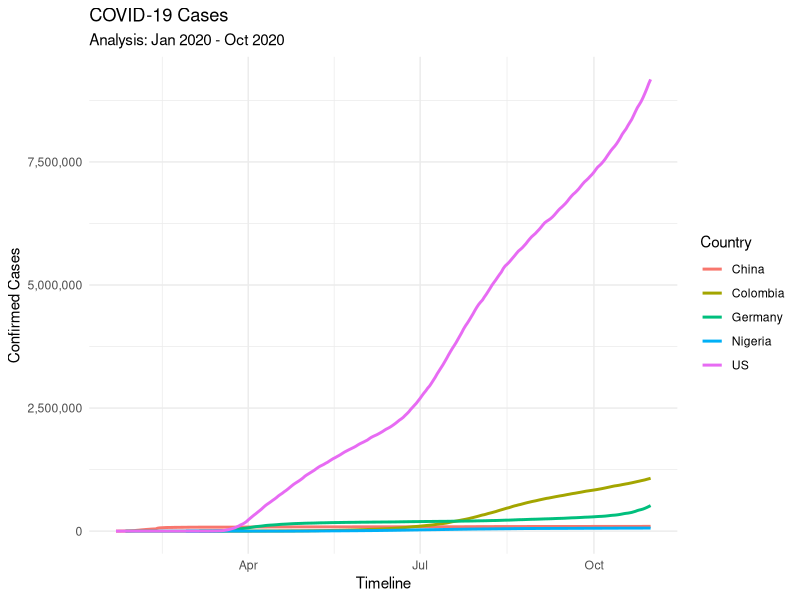
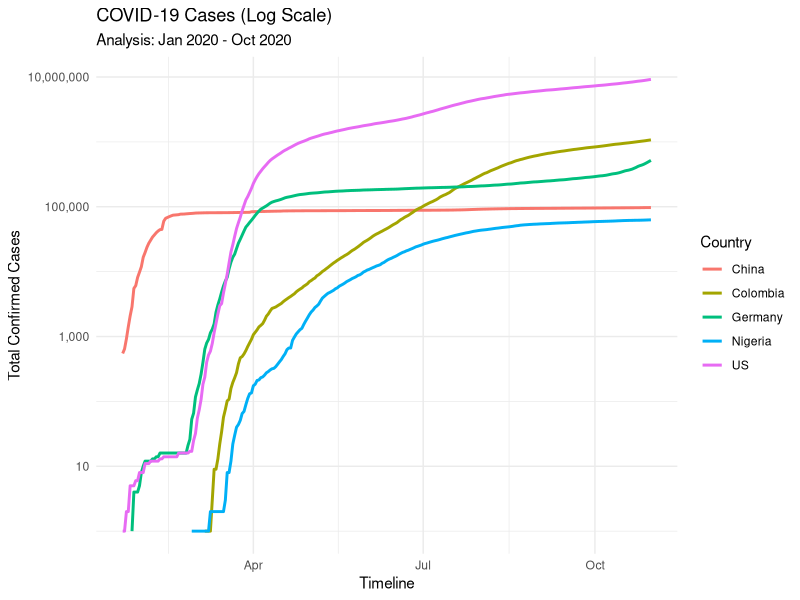
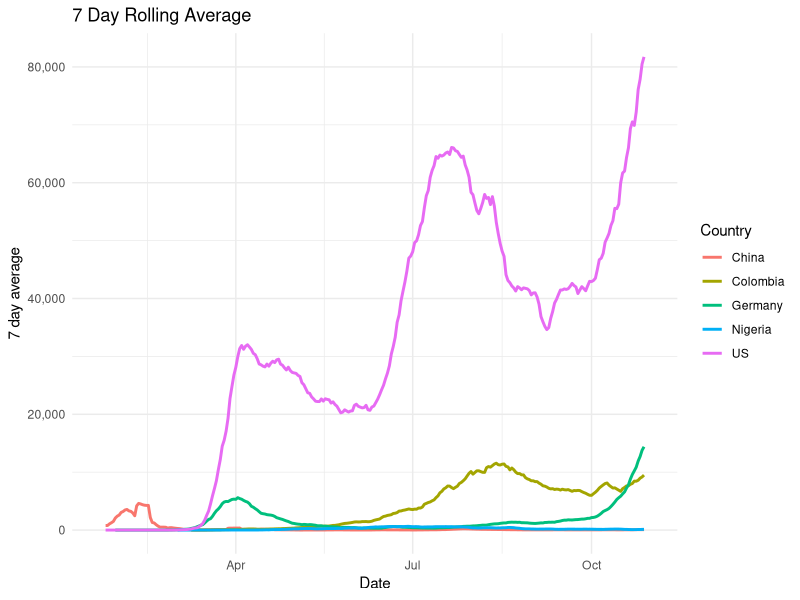
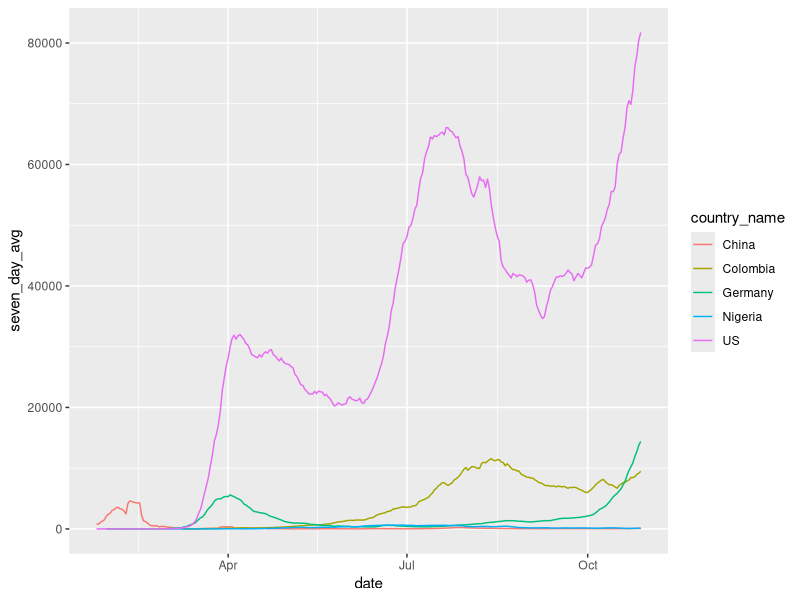

Here is the R script that generated these plots, in order:
# COVID-19 Cases Analysis
# Load library 
library(tidyverse)  
library(lubridate)  
library(scales)     
library(zoo)        

# Load data
raw_data <- read.csv("data.csv", header = TRUE, sep = ',')

# Answer Of Question One
df <- raw_data %>%
  pivot_longer(cols = starts_with("X"), names_to = "date", values_to = "cases") %>%
  mutate(date = mdy(gsub("\\.", "/", sub("^X", "", date)))) %>%
  filter(date >= as.Date("2020-01-22") & date <= as.Date("2020-10-31"))

head(df)

# Answer Of Question Two
new_df<- df %>%
  mutate(cases = as.numeric(cases)) %>%
  group_by(Country.Region, date) %>%
  summarize(total_cases = sum(cases, na.rm = TRUE), .groups = "drop") %>%
  rename(country_name = Country.Region)

head(new_df)

# Answer Of Question Three
selected_countries <- c("China", "Colombia", "Germany", "Nigeria", "US")

selected_countries_df <- new_df %>%
  filter(country_name %in% selected_countries) %>%
  filter(!is.na(total_cases) & total_cases > 0)

p <- ggplot(selected_countries_df, aes(x = date, y = total_cases, color = country_name)) +
  geom_line(linewidth = 1) + 
  scale_y_continuous(labels = comma) + 
  labs(title = "COVID-19 Cases", subtitle = "Analysis: Jan 2020 - Oct 2020", x = "Timeline", y = "Confirmed Cases", color = "Country") + theme_minimal()

print(p)

# Answer Of Question Four
p_log <- ggplot(selected_countries_df, aes(x = date, y = total_cases, color = country_name)) +
  geom_line(linewidth = 1) + 
  scale_y_log10(labels = comma) + 
  labs(
    title = "COVID-19 Cases (Log Scale)",
    subtitle = "Analysis: Jan 2020 - Oct 2020",
    x = "Timeline",
    y = "Total Confirmed Cases",
    color = "Country"
  ) + 
  theme_minimal()

print(p_log)

# Answer Of Question Five
selected_countries_df <- selected_countries_df %>%
  arrange(country_name, date) %>%
  group_by(country_name) %>%
  mutate(
    total_cases = cummax(total_cases),
    new_cases = total_cases - lag(total_cases),
    new_cases = ifelse(is.na(new_cases), total_cases, new_cases)
  ) %>%
  ungroup()

head(selected_countries_df)

# Answer Of Question Six
selected_countries_df <- selected_countries_df %>%
  group_by(country_name) %>%
  arrange(date) %>%
  mutate(seven_day_avg = rollmean(new_cases, k = 7, fill = NA, align = "center")) %>%
  ungroup()

p_rolling <- ggplot(selected_countries_df, aes(x = date, y = seven_day_avg, color = country_name)) +
  geom_line(linewidth = 1) +
  scale_y_continuous(labels = comma) +
  labs(
    title = "7 Day Rolling Average",
    x = "Date",
    y = "7 day average",
    color = "Country"
  ) +
  theme_minimal()

print(p_rolling)

# Answer Of Question Seven
selected_countries_df %>%
  filter(!is.na(seven_day_avg)) %>%
  ggplot(aes(x = date, y = seven_day_avg, color = country_name)) +
  geom_line()

